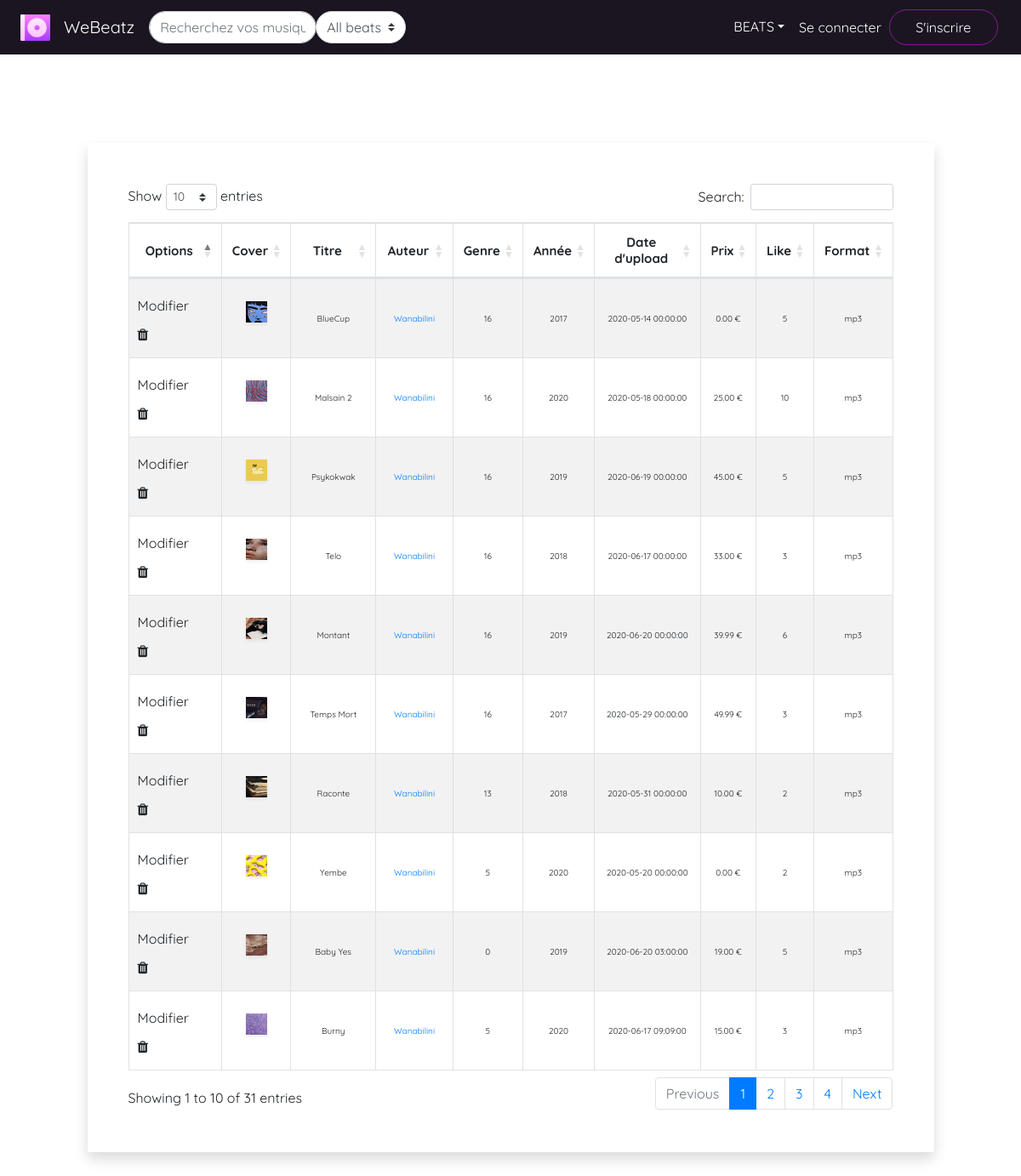
The app's page /WeBeatz/all-beats.php with its own data.
### tables this page shows
CREATE TABLE IF NOT EXISTS `beat` (
  `beat_id` int(15) UNSIGNED NOT NULL AUTO_INCREMENT,
  `beat_title` varchar(20) NOT NULL,
  `beat_author` varchar(25) NOT NULL,
  `beat_author_id` int(10) UNSIGNED NOT NULL,
  `beat_genre` int(2) UNSIGNED DEFAULT 0,
  `beat_description` text DEFAULT '  ',
  `beat_tags` text DEFAULT NULL,
  `beat_year` int(4) NOT NULL,
  `beat_price` double(7,2) UNSIGNED DEFAULT 0.00,
  `beat_format` varchar(5) NOT NULL,
  `beat_source` text NOT NULL,
  `beat_cover` varchar(100) DEFAULT '''assets/img/cover_default.jpg''',
  `beat_nbvente` int(15) UNSIGNED NOT NULL DEFAULT 0,
  `beat_like` int(6) DEFAULT 0,
  `beat_dateupload` datetime NOT NULL,
  PRIMARY KEY (`beat_id`),
  KEY `beat_author_id` (`beat_author_id`),
  KEY `beat_author` (`beat_author`),
  KEY `beat_genre` (`beat_genre`)
);

### WeBeatz/all-beats.php (the view, shortened to what this page needs)
<?php
include('assets/db/connexiondb.php');
if(isset($_SESSION['user_id'])){
     $req =$BDD->prepare("SELECT * FROM beat");
    $req->execute(array());
}
else{
    $req =$BDD->prepare("SELECT * FROM beat");
    $req->execute();
}
$afficher_membres=$req->fetchAll();
print_r($_POST);
?>
<!DOCTYPE html>
<html>
    <head>
        <link rel="stylesheet" type="text/css" href="https://cdn.datatables.net/1.10.19/css/dataTables.bootstrap4.min.css">
        <link rel="stylesheet" type="text/css" href="assets/css/navbar.css">
        <link rel="stylesheet" type="text/css" src="assets/css/all-utilisateurs.css">
    </head>
    <body>
        <?php
        require_once('assets/skeleton/navbar.php');
        ?>
        <br/><br/><br/><br/>
        <div class="row py-5">
            <div class="col-lg-10 mx-auto">
                <div class="card rounded shadow border-0">
                    <div class="card-body p-5 bg-white rounded">
                        <div class="table-responsive">
                            <table id="example" style="width:100%" class="table table-striped table-bordered">
                                <thead>
                                    <tr>
                                        <th class="text-center align-middle" >Options</th>
                                        <th class="text-center align-middle">Cover</th>
                                        <th class="text-center align-middle" >Titre</th>
                                        <th class="text-center align-middle" >Auteur</th>
                                        <th class="text-center align-middle" >Genre</th>
                                        <th class="text-center align-middle" >Année</th>
                                        <th class="text-center align-middle" >Date d'upload</th>
                                        <th class="text-center align-middle" >Prix</th>
                                        <th class="text-center align-middle" >Like </th>
                                        <th class="text-center align-middle" >Format</th>
                                    </tr>
                                </thead>
                                <tbody>
                                    <?php
                                    foreach($afficher_membres as $am){
                                    ?>
                                    <tr>
                                        <td class="text-center align-middle">
                                            <div class="row">
                                                <a href="view-beat.php?id=<?= $am['beat_id'] ?>" title="Modifier les informations de <?= $am['beat_title']?>"><button class="btn">Modifier</button></a>
                                                <button class="btn" title="Supprimer le beat <?= $am['beat_title']?>" data-toggle="modal" data-target="#desac_modal" onclick="goInputOption(this,'<?= $am['beat_id'] ?>','<?= $am['beat_title']?>')" value="suppr"><i class='fa fa-trash'></i></button>
                                            </div>
                                        </td>
                                        <td  class="text-center align-middle">
                                            <img src="<?=$am['beat_cover']?>" style="height : 25px; width : 25px;" class="img-fluid mb-3 roundedImage shadow-sm">
                                        </td>
                                        <td class="text-center align-middle">
                                            <span><?=$am['beat_title']?></span>
                                        </td>
                                        <td class="text-center align-middle">
                                            <a href="profil.php?profil_id=<?=$am['beat_author_id']?>"><span><?=$am['beat_author']?></span></a>
                                        </td>
                                        <td class="text-center align-middle">
                                            <span><?=$am['beat_genre']?></span>
                                        </td>
                                        <td class="text-center align-middle">
                                            <span><?=$am['beat_year']?></span>
                                        </td>
                                        <td class="text-center align-middle">
                                            <span><?=$am['beat_dateupload']?></span>
                                        </td>
                                        <td class="text-center align-middle">
                                            <span><?=$am['beat_price']?> €</span>
                                        </td>
                                        <td class="text-center align-middle">
                                            <span><?=$am['beat_like']?></span>
                                        </td>
                                        <td class="text-center align-middle">
                                            <span><?=$am['beat_format']?></span>
                                        </td>
                                    </tr>
                                    <?php
                                    }
                                    ?>
                                </tbody>
                            </table>
                        </div>
                    </div>
                </div>
            </div>
        </div>
    </body>
</html>

### WeBeatz/assets/css/var-couleurs-polices.css (style rules this page uses)
:root { --base-color1: #871b8b; --base-color2: #121619; --base-colorDark1: #1b0929; --base-colorDark2: #7728b2; --base-colorDark3: ; --background-dark : #121618; --base-color-purple1: #871b8b; --base-color-purple2: #121619; --base-color-purple3:; --base-police1: 'Quicksand', sans-serif; --base-taille1: 16px; }
body,html { font-family: var(--base-police1); }

### WeBeatz/assets/css/navbar.css (style rules this page uses)
:root { --couleurdark: rgb(27, 21, 33); --basepolice: ; --base-border-radius : 10px; --couleur1: var(--base-color1); }

### WeBeatz/all-beats.php (style rules this page uses)
tr { height: 5px; padding: none; }
tbody tr td { font-size: 10px; height: 5px; }
thead tr th { font-size: 15px; }

### records on screen
beat: beat_cover (picture), beat_title "BlueCup", beat_author "Wanabilini", beat_genre "16", beat_year "2017", beat_dateupload "2020-05-14 00:00:00", beat_price "0.00", beat_like "5", beat_format "mp3"
beat: beat_cover (picture), beat_title "Malsain 2", beat_author "Wanabilini", beat_genre "16", beat_year "2020", beat_dateupload "2020-05-18 00:00:00", beat_price "25.00", beat_like "10", beat_format "mp3"
beat: beat_cover (picture), beat_title "Psykokwak", beat_author "Wanabilini", beat_genre "16", beat_year "2019", beat_dateupload "2020-06-19 00:00:00", beat_price "45.00", beat_like "5", beat_format "mp3"
beat: beat_cover (picture), beat_title "Telo", beat_author "Wanabilini", beat_genre "16", beat_year "2018", beat_dateupload "2020-06-17 00:00:00", beat_price "33.00", beat_like "3", beat_format "mp3"
beat: beat_cover (picture), beat_title "Montant", beat_author "Wanabilini", beat_genre "16", beat_year "2019", beat_dateupload "2020-06-20 00:00:00", beat_price "39.99", beat_like "6", beat_format "mp3"
beat: beat_cover (picture), beat_title "Temps Mort", beat_author "Wanabilini", beat_genre "16", beat_year "2017", beat_dateupload "2020-05-29 00:00:00", beat_price "49.99", beat_like "3", beat_format "mp3"
beat: beat_cover (picture), beat_title "Raconte", beat_author "Wanabilini", beat_genre "13", beat_year "2018", beat_dateupload "2020-05-31 00:00:00", beat_price "10.00", beat_like "2", beat_format "mp3"
beat: beat_cover (picture), beat_title "Yembe", beat_author "Wanabilini", beat_genre "5", beat_year "2020", beat_dateupload "2020-05-20 00:00:00", beat_price "0.00", beat_like "2", beat_format "mp3"
beat: beat_cover (picture), beat_title "Baby Yes", beat_author "Wanabilini", beat_genre "0", beat_year "2019", beat_dateupload "2020-06-20 03:00:00", beat_price "19.00", beat_like "5", beat_format "mp3"
beat: beat_cover (picture), beat_title "Burny", beat_author "Wanabilini", beat_genre "5", beat_year "2020", beat_dateupload "2020-06-17 09:09:00", beat_price "15.00", beat_like "3", beat_format "mp3"
